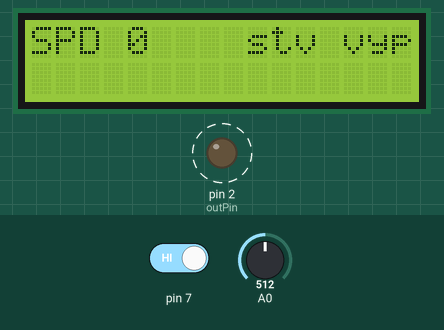
A sketch run on a simulated Arduino Mega 2560, built with avr-gcc and run on an emulated ATmega2560. Shown: 16×2 character LCD, output pins drawn as LEDs (lit = HIGH). Dashed ring = blinking. The inputs (shaded band) are chosen by the test bench; at power-on: pin 7 HIGH, A0 = 512.

Above: at 1.2 s.
1.3 s: pin 7 driven LOW
At 2.45 s:
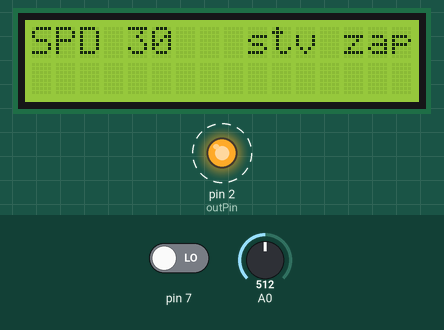
3.7 s: A0 set to 900
At 4.88 s:
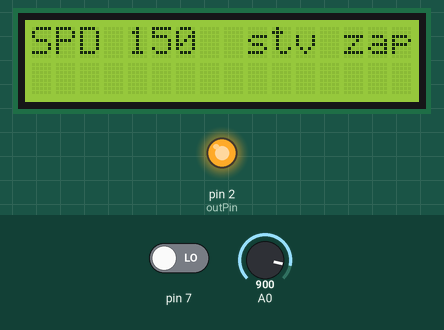
5.7 s: A0 set to 1023
At 6.68 s:
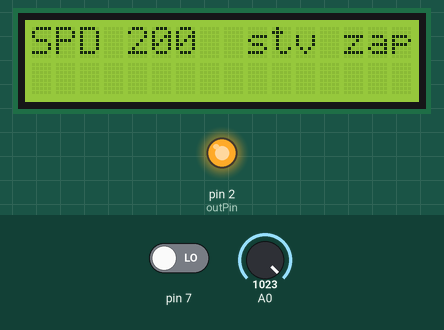
7.6 s: pin 7 driven HIGH
At 8.5 s:
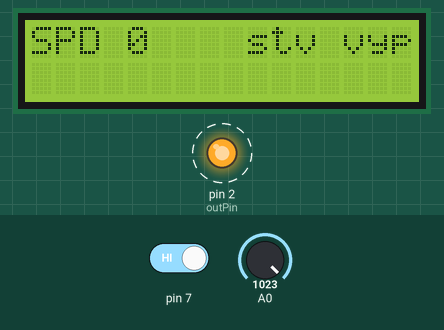
Timing chart, 0 to 11.2 s (numbered marks = the images above; inputs shaded):
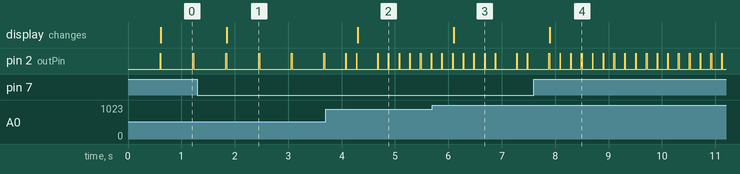

Measured:
- after the input at 1.3 s, the display: changes after 0.55 s (image 1)
- after the input at 3.7 s, the display: changes after 0.60 s (image 2)
- after the input at 5.7 s, the display: changes after 0.40 s (image 3)
- after the input at 7.6 s, pin 2 (outPin): alternates HIGH for 0.01 s and LOW for 0.19 s, starting after 0.28 s; the display: changes after 0.30 s (image 4)
- by itself, pin 2 (outPin): alternates HIGH for 0.02 s and LOW for 0.59 s

The sketch:

sketch_jun26a.ino
```cpp
#include <LCD_I2C.h>
#define outPin 2
int readIntensity = 20;
int intesity = 200;
unsigned long timeRefHigh = 0;
unsigned long timeRefLow = 0;
unsigned long timeRefLcd = 0;
unsigned long timeRefInterpolation = 0;
int highPulsTimer = 0;
int lowPulseTimer = 0;
int interpolationTimer = 0;
int lcdTimer = 0;
int ifintensity0 = 0;
int ifintensity1 = 0;
int state = 0;
int mappingTable[] = {30, 30, 30, 30, 30, 30, 30, 30, 30, 30, 30, 30, 30, 30, 30, 30, 30, 30, 30, 30, 30, 30, 30, 30, 30, 30, 30, 30, 30, 30, 30, 60, 60, 60, 60, 60, 60, 60, 60, 60, 60, 60, 60, 60, 60, 60, 60, 60, 60, 60, 60, 60, 60, 60, 60, 60, 60, 60, 60, 60, 60, 90, 90, 90, 90, 90, 90, 90, 90, 90, 90, 90, 90, 90, 90, 90, 90, 90, 90, 90, 90, 90, 90, 90, 90, 90, 90, 90, 90, 90, 120, 120, 120, 120, 120, 120, 120, 120, 120, 120, 120, 120, 120, 120, 120, 120, 120, 120, 120, 120, 120, 120, 120, 120, 120, 120, 120, 120, 120, 150, 150, 150, 150, 150, 150, 150, 150, 150, 150, 150, 150, 150, 150, 150, 150, 150, 150, 150, 150, 150, 150, 150, 150, 150, 150, 150, 150, 150, 180, 180, 180, 180, 180, 180, 180, 180, 180, 180, 180, 180, 180, 180, 180, 180, 180, 180, 180, 180, 180, 180, 180, 180, 180, 180, 180, 180, 180, 200, 200, 200, 200, 200, 200, 200, 200, 200, 200, 200, 200, 200, 200, 200, 200, 200, 200, 200, 200, 200, 200, 200, 200, 200, 200, 200, 200, 200, 200};
LCD_I2C lcd(0x27, 16, 2);

void setup() {
  Serial.begin(9600);
  pinMode(outPin, OUTPUT);
  pinMode(7, INPUT);
  pinMode (A0, INPUT);
  digitalWrite(outPin, LOW);
  timeRefHigh = millis();
  timeRefLow = millis();
  lcd.begin();  // If you are using more I2C devices using the Wire library use lcd.begin(false)
                // this stop the library(LCD_I2C) from calling Wire.begin()
  lcd.backlight();
}

void loop() {
  unsigned long cas = millis();
  //change readIntensity to real intensity;
  highPulsTimer = timeRefLow + intesity - cas;
  lowPulseTimer = timeRefLow + 200 - cas;
  lcdTimer = timeRefLcd + 500 - cas;
  interpolationTimer = timeRefInterpolation + 500 - cas;
  //pocitat cas od jednoho bodu kekw a nebo spravne xD KEKW

  timers();
}

void timers() {

  //high pulz
  if (highPulsTimer <= 0) {
    // timeRefHigh = millis();
    digitalWrite(outPin, HIGH);
    if (state == 1) {
      readInput();
    }
  }

  //low pulz
  if (lowPulseTimer <= 0) {
    timeRefLow = millis();
    digitalWrite(outPin, LOW);

    if (state == 0) {
      readInput();
    }
  }

  //low pulz
  if (interpolationTimer <= 0) {
    timeRefInterpolation = millis();
    int val = readIntensity - intesity;
    if(val > 0)
    {
      intesity += 1;
    }
    if(val < 0)
    {
      intesity -= 1;
    }
  }
}


void readInput() {
  // if (Serial.available() > 0) {
  //   intensity = Serial.parseInt();
  //   // intensity = mappingTable[intensity];
  //   Serial.println(intensity);
  //   ifintensity0 = intensity - 100;
  //   ifintensity1 = intensity - 100;
  //   if (ifintensity0 >= 0) {
  //     state = 0;
  //   }
  //   if (ifintensity1 < 0) {
  //     state = 1;
  //   }
  // }
  if (digitalRead(7) == 0) {
    readIntensity = analogRead(A0);

    readIntensity = readIntensity - 700;
    readIntensity = readIntensity * 0.65;
    if(readIntensity >= 200)
    {
      readIntensity = 200;
    }
    if(readIntensity <= 0){
      readIntensity = 0;
    }
    readIntensity = mappingTable[readIntensity];

    if (lcdTimer <= 0) {
      timeRefLcd = millis();
      lcd.setCursor(0, 0);
      lcd.print("SPD ");  // You can make spaces using well... spaces
      lcd.setCursor(4, 0);
      lcd.print("   "); // Or setting the cursor in the desired position.
        lcd.setCursor(4, 0);
      lcd.print(readIntensity);
      lcd.setCursor(9, 0);
      lcd.print("stv zap");
    }
  } else {
    readIntensity = 0;
    if (lcdTimer <= 0) {
      timeRefLcd = millis();
    lcd.setCursor(0, 0);
    lcd.print("SPD ");  // You can make spaces using well... spaces
    lcd.setCursor(4, 0);
    lcd.print("   ");  // Or setting the cursor in the desired position.
      lcd.setCursor(4, 0);
    lcd.print(readIntensity);
    lcd.setCursor(9, 0);
    lcd.print("stv vyp");
    }
  }
  // Serial.println(intensity);

  ifintensity0 = readIntensity - 100;
  ifintensity1 = readIntensity - 100;
  if (ifintensity0 >= 0) {
    state = 0;
  }
  if (ifintensity1 < 0) {
    state = 1;
  }
}


void expesiveOperation() {
  readInput();
}
```
